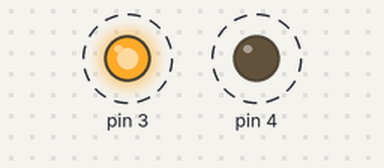
This sketch was run on a simulated Arduino Uno, built with avr-gcc and run on an emulated ATmega328P. Parts: output pins drawn as LEDs (lit = HIGH). Dashed ring = blinking.

Above: at 0.1 s.
Timing chart, 0 to 3.0 s (numbered marks = the images above):
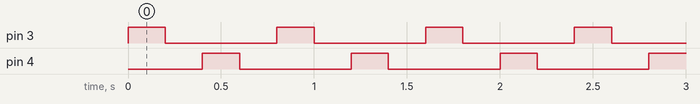

Measured:
- by itself, pin 3, pin 4: alternates HIGH for 0.20 s and LOW for 0.60 s
- by itself, everything shown: repeats every 0.80 s, in 4 steps

The sketch:

codigo.ino
```cpp
// C++ code
//
void setup()
{
  pinMode(3, OUTPUT);
  pinMode(4, OUTPUT);
}

void loop()
{
  digitalWrite(3, HIGH);
  delay(200); // Wait for 1000 millisecond(s)
  digitalWrite(3, LOW);
  delay(200); // Wait for 1000 millisecond(s)
  digitalWrite(4, HIGH);
  delay(200); // Wait for 1000 millisecond(s)
  digitalWrite(4, LOW);
  delay(200); // Wait for 1000 millisecond(s)
}
```
